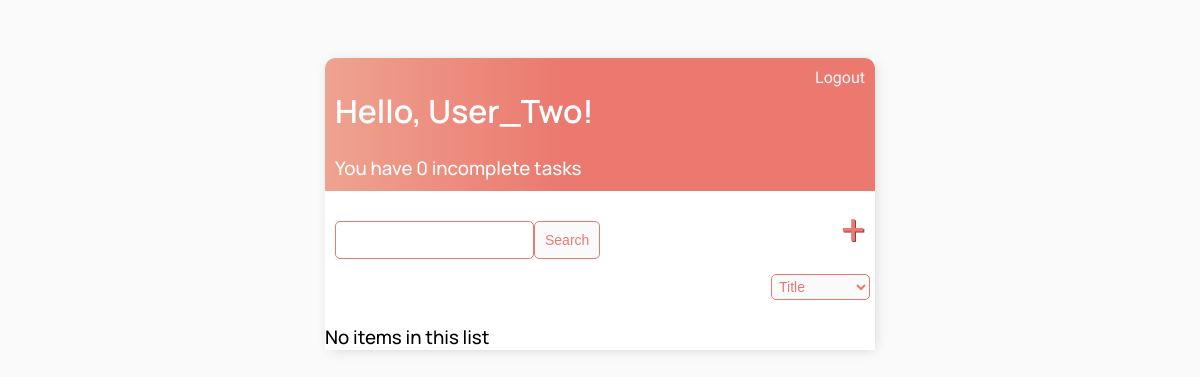
The app's page / (signed in), older data.
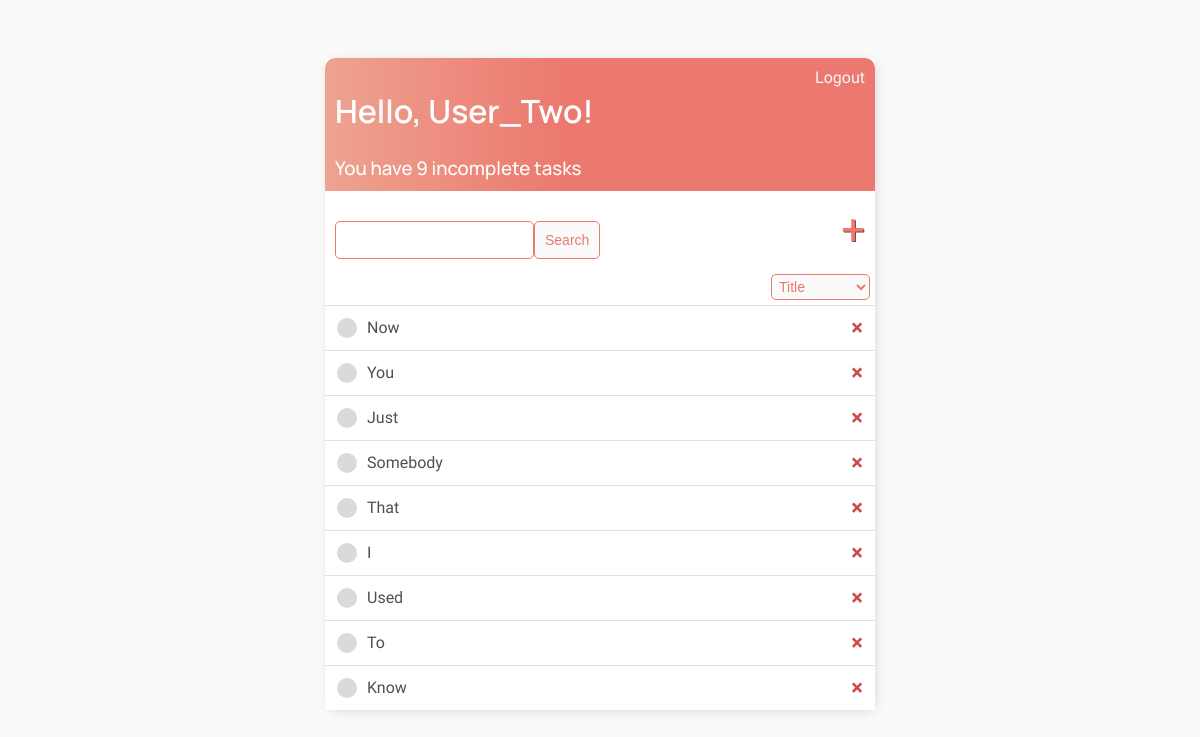
The same page, newer data.
### base/models.py (models this page shows)
class Task(models.Model):
    user = models.ForeignKey(
        User, on_delete=models.CASCADE, null=True, blank=True)
    title = models.CharField(max_length=200)
    description = models.TextField(null=True, blank=True)
    complete = models.BooleanField(default=False)
    create = models.DateTimeField(auto_now_add=True)
    def __str__(self):
        return self.title
    class Meta:
        ordering = ['complete']

### base/views.py (the view)
# urls.py: path('', TaskList.as_view(), name='tasks'),
class TaskList(LoginRequiredMixin, ListView):
    model = Task
    context_object_name = "tasks"
    def get_context_data(self, **kwargs):
        context = super().get_context_data(**kwargs)
        context['tasks'] = context['tasks'].filter(user=self.request.user)
        context['count'] = context['tasks'].filter(complete=False).count()
        sort = self.request.GET.getlist('sort')
        context['tasks'] = context['tasks'].order_by(*sort)
        search_input = self.request.GET.get('search-area') or ''
        if search_input:
            context['tasks'] = context['tasks'].filter(
                title__startswith=search_input)
        context['search_input'] = search_input
        return context

### base/templates/base/task_list.html (shortened to what this page needs)
{% extends 'base/main.html' %}
{% block content %}
<div class="header-bar">
    <div>
        <h1>Hello, {{request.user|title}}!</h1>
        <h3 style="margin: 0"> You have {{count}} incomplete task{{count|pluralize:"s"}}</h3>
    </div>
    {% if request.user.is_authenticated %}
    <a href="{% url 'logout'%}">Logout</a>
    {% else %}
    <a href="{% url 'login' %}">Login</a>
    {% endif %}
</div>
<div id="search-add-wrapper">
    <form method="GET" style="margin-top: 20px; display: flex;">
        <input type='text' name='search-area' value="{{search_input}}">
        <input class="button" type="submit" value="Search">
    </form>
    <div><a id="add-link" href="{% url 'task-create' %}">&#x2b;</a></div>
</div>
<div class="sort-div">
    <form method="GET">
        <select id="sort-wrapper" name="sort" onchange="this.form.submit()">
            <option value="title" {{ by_title }}>Title</option>
        </select>
    </form>
</div>
<div class="task-items-wrapper">
    {% for task in tasks %}
    <div class="task-wrapper">
        {% if task.complete %}
        <div class="task-title">
            <div class="task-complete-icon"></div>
            <s><a href="{% url 'task-update' task.id %}">{{task}}</a></s>
        </div>
        <a class="delete-link" href="{% url 'task-delete' task.id %}">&#215;</a>
        {% else %}
        <div class="task-title">
            <div class="task-incomplete-icon"></div>
            <a href="{% url 'task-update' task.id %}">{{task}}</a>
        </div>
        <a class="delete-link" href="{% url 'task-delete' task.id %}">&#215;</a>
        {% endif %}
    </div>
    {% empty %}
    <h3>No items in this list</h3>
    {% endfor %}
</div>
{% endblock content %}

### base/templates/base/main.html (shortened to what this page needs)
<!DOCTYPE html>
<html lang="en">
<head>
</head>
<body>
    <div class="container">
        {% block content %}
        {% endblock content %}
    </div>
</body>
</html>

### base/templates/base/main.html (style rules this page uses)
body { background-color: #fafafa; font-family: 'PT Sans', sans-serif; padding-top: 50px; }
h1, h2 { font-family: 'Manrope', sans-serif; font-weight: 600; }
h3, h4, h5, h6 { font-family: 'Manrope', sans-serif; font-weight: 500; }
.container { max-width: 550px; margin: auto; background-color: #fff; -webkit-box-shadow: 2px 2px 13px -4px rgba(0, 0, 0, 0.21); box-shadow: 2px 2px 13px -4px rgba(0, 0, 0, 0.21); }
.header-bar { display: flex; justify-content: space-between; color: #fff; padding: 10px; border-radius: 10px 10px 0 0; background: linear-gradient(90deg, #eea390 0%, #eb796f 43%, #eb796f 100%); }
.header-bar a { color: rgb(247, 247, 247); text-decoration: none; }
.task-wrapper { display: flex; align-items: center; justify-content: space-between; padding: 12px; background-color: #fff; border-top: 1px solid rgb(226, 226, 226); }
.task-title { display: flex; }
.task-title a { text-decoration: none; color: #4b5156; margin-left: 10px; }
.task-incomplete-icon { height: 20px; width: 20px; background-color: rgb(218, 218, 218); border-radius: 50%; }
.delete-link { text-decoration: none; font-weight: 900; color: #cf4949; font-size: 22px; line-height: 0; }
#search-add-wrapper { display: flex; justify-content: space-between; align-items: center; padding: 10px; }
#add-link { color: #eb796f; text-decoration: none; font-size: 42px; text-shadow: 1px 1px #81413b; }
.sort-div { display: flex; justify-content: flex-end; padding: 5px; }
#sort-wrapper { display: flex; justify-content: flex-end; align-items: center; border: 1px solid #eb796f; background-color: #fafafa; color: #eb796f; padding: 3px; font-size: 14px; border-radius: 5px; cursor: pointer; text-decoration: none; }
input[type=text], input[type=password], textarea { border: 1px solid #eb796f; border-radius: 5px; padding: 10px; width: 90%; }
.button { border: 1px solid #eb796f; background-color: #fafafa; color: #eb796f; padding: 10px; font-size: 14px; border-radius: 5px; cursor: pointer; text-decoration: none; }

Row changes from the older to the newer data that the page shows:
added Task: title "Now"
added Task: title "You"
added Task: title "Just"
added Task: title "Somebody"
added Task: title "That"
added Task: title "I"
added Task: title "Used"
added Task: title "To"
added Task: title "Know"
Text that changed along with them:
{{ count }}: "0" → "9"
text no longer shown: "No items in this list"
